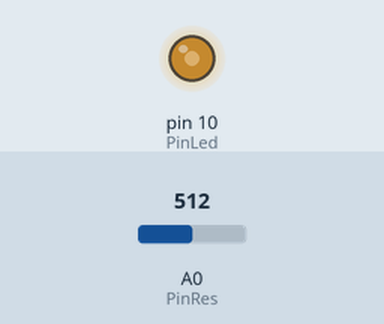
Bench run of a sketch on a simulated Arduino Uno, built with avr-gcc and run on an emulated ATmega328P. Shown: output pins drawn as LEDs (lit = HIGH). The test bench sets the inputs (shaded band); at power-on: A0 (PinRes) = 512.

Above: at 1.2 s.
1.3 s: A0 (PinRes) set to 716
At 2.5 s:
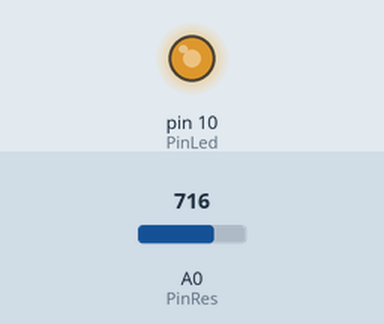
2.8 s: A0 (PinRes) set to 900
At 3.9 s:
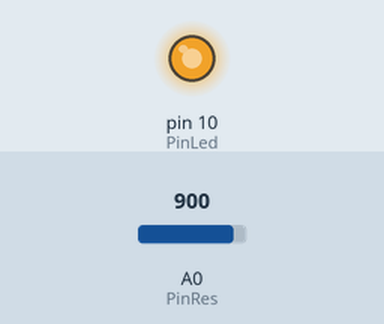
4.3 s: A0 (PinRes) set to 122
At 5.0 s:
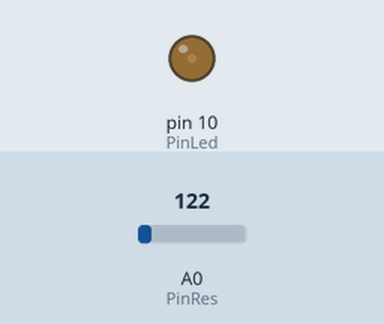
5.8 s: A0 (PinRes) set to 0
At 6.1 s:
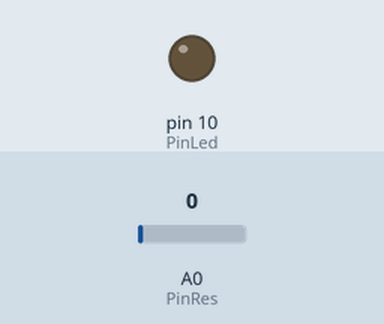
7.3 s: A0 (PinRes) set to 511
At 8.5 s:
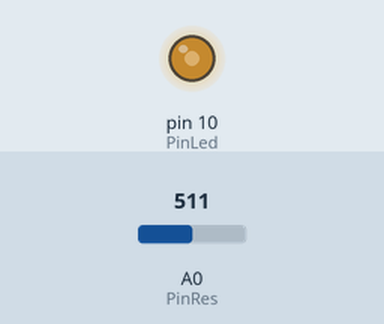
Timing chart, 0 to 9.8 s (numbered marks = the images above; inputs shaded):
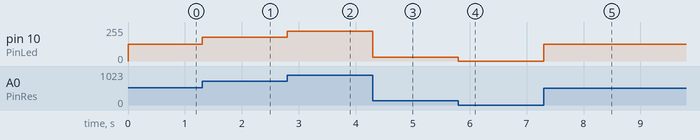

Measured:
- after the input at 1.3 s, pin 10 (PinLed): 127/255 → 178/255 at once
- after the input at 2.8 s, pin 10 (PinLed): 178/255 → 224/255 at once
- after the input at 4.3 s, pin 10 (PinLed): 224/255 → 30/255 at once
- after the input at 5.8 s, pin 10 (PinLed): 30/255 → 0/255 at once
- after the input at 7.3 s, pin 10 (PinLed): 0/255 → 127/255 at once

The sketch:

Lesson_2.ino
```cpp
const int PinRes = A0;                   //  Константа с № аналогового входа к которому подключён резистор
const int PinLed = 10;                   //  Константа с № цифрового  вывода к которому подключён светодиод
      int ValRes = 0;                    //  Переменная для хранения прочитанного напряжения    (0...1023)
      int ValPWM = 0;                    //  Переменная для хранения рассчитанного значения ШИМ (0... 255)

void setup(){                            //  Код внутри функции setup выполняется однократно при старте
    pinMode(PinLed, OUTPUT);             //  Конфигурируем вывод, с ШИМ, PinLed как выход
}                                        //  Аналоговые входы можно не конфигурировать!

void loop(){                             //  Код внутри функции loop выполняется постоянно
    ValRes = analogRead(PinRes);         //  Считываем напряжение с аналогового входа PinRes
    ValPWM = map(ValRes, 0,1023, 0,255); //  Преобразуем ValRes (от 0 до 1023) к ValPWM (от 0 до 255)
    analogWrite(PinLed, ValPWM);         //  Устанавливаем ШИМ с коэффициентом ValPWM на выходе PinLed
}
```
